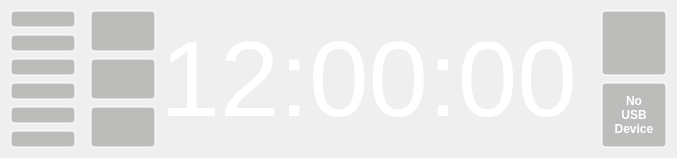
     <widget class="QWidget" name="oldmenuWidget" native="true">
      <property name="sizePolicy">
       <sizepolicy hsizetype="Expanding" vsizetype="Expanding">
        <horstretch>0</horstretch>
        <verstretch>0</verstretch>
       </sizepolicy>
      </property>
      <layout class="QHBoxLayout" name="horizontalLayout_2">
       <property name="spacing">
        <number>4</number>
       </property>
       <property name="leftMargin">
        <number>0</number>
       </property>
       <property name="topMargin">
        <number>0</number>
       </property>
       <property name="rightMargin">
        <number>0</number>
       </property>
       <property name="bottomMargin">
        <number>0</number>
       </property>
       <item>
        <layout class="QVBoxLayout" name="verticalLayout_8">
         <item>
          <layout class="QHBoxLayout" name="horizontalLayout_4">
           <item>
            <widget class="QWidget" name="buttonWidget" native="true">
             <property name="sizePolicy">
              <sizepolicy hsizetype="Fixed" vsizetype="Expanding">
               <horstretch>0</horstretch>
               <verstretch>0</verstretch>
              </sizepolicy>
             </property>
             <layout class="QVBoxLayout" name="verticalLayout_7">
              <property name="leftMargin">
               <number>10</number>
              </property>
              <property name="topMargin">
               <number>10</number>
              </property>
              <property name="rightMargin">
               <number>0</number>
              </property>
              <property name="bottomMargin">
               <number>10</number>
              </property>
              <item>
               <widget class="QPushButton" name="pushButtonSettings2">
                <property name="sizePolicy">
                 <sizepolicy hsizetype="Fixed" vsizetype="Expanding">
                  <horstretch>0</horstretch>
                  <verstretch>0</verstretch>
                 </sizepolicy>
                </property>
                <property name="minimumSize">
                 <size>
                  <width>66</width>
                  <height>0</height>
                 </size>
                </property>
                <property name="maximumSize">
                 <size>
                  <width>66</width>
                  <height>16777215</height>
                 </size>
                </property>
                <property name="styleSheet">
                 <string notr="true">background-color: rgba(136, 138, 133, 0.5);
border-radius: 4px;
border: 2px solid rgba(255,255,255,0.5);
outline: none;</string>
                </property>
                <property name="text">
                 <string/>
                </property>
                <property name="icon">
                 <iconset>
                  <normalon>:/settings-hot.png</normalon>
                 </iconset>
                </property>
                <property name="iconSize">
                 <size>
                  <width>50</width>
                  <height>50</height>
                 </size>
                </property>
               </widget>
              </item>
              <item>
               <widget class="QPushButton" name="pushButtonLock2">
                <property name="sizePolicy">
                 <sizepolicy hsizetype="Fixed" vsizetype="Expanding">
                  <horstretch>0</horstretch>
                  <verstretch>0</verstretch>
                 </sizepolicy>
                </property>
                <property name="minimumSize">
                 <size>
                  <width>66</width>
                  <height>0</height>
                 </size>
                </property>
                <property name="maximumSize">
                 <size>
                  <width>66</width>
                  <height>16777215</height>
                 </size>
                </property>
                <property name="styleSheet">
                 <string notr="true">background-color: rgba(136, 138, 133, 0.5);
border-radius: 4px;
border: 2px solid rgba(255,255,255,0.5);
outline: none;</string>
                </property>
                <property name="text">
                 <string/>
                </property>
                <property name="icon">
                 <iconset>
                  <normalon>:/lock-hot.png</normalon>
                 </iconset>
                </property>
                <property name="iconSize">
                 <size>
                  <width>50</width>
                  <height>50</height>
                 </size>
                </property>
               </widget>
              </item>
              <item>
               <widget class="QPushButton" name="pushButtonMusic2">
                <property name="sizePolicy">
                 <sizepolicy hsizetype="Fixed" vsizetype="Expanding">
                  <horstretch>0</horstretch>
                  <verstretch>0</verstretch>
                 </sizepolicy>
                </property>
                <property name="minimumSize">
                 <size>
                  <width>66</width>
                  <height>0</height>
                 </size>
                </property>
                <property name="maximumSize">
                 <size>
                  <width>66</width>
                  <height>16777215</height>
                 </size>
                </property>
                <property name="styleSheet">
                 <string notr="true">background-color: rgba(136, 138, 133, 0.5);
border-radius: 4px;
border: 2px solid rgba(255,255,255,0.5);
outline: none;</string>
                </property>
                <property name="text">
                 <string/>
                </property>
                <property name="icon">
                 <iconset>
                  <normalon>:/mp3-hot.png</normalon>
                 </iconset>
                </property>
                <property name="iconSize">
                 <size>
                  <width>50</width>
                  <height>50</height>
                 </size>
                </property>
               </widget>
              </item>
              <item>
               <widget class="QPushButton" name="pushButtonBrightness2">
                <property name="sizePolicy">
                 <sizepolicy hsizetype="Fixed" vsizetype="Expanding">
                  <horstretch>0</horstretch>
                  <verstretch>0</verstretch>
                 </sizepolicy>
                </property>
                <property name="minimumSize">
                 <size>
                  <width>66</width>
                  <height>0</height>
                 </size>
                </property>
                <property name="maximumSize">
                 <size>
                  <width>66</width>
                  <height>16777215</height>
                 </size>
                </property>
                <property name="styleSheet">
                 <string notr="true">background-color: rgba(136, 138, 133, 0.5);
border-radius: 4px;
border: 2px solid rgba(255,255,255,0.5);
outline: none;</string>
                </property>
                <property name="text">
                 <string/>
                </property>
                <property name="icon">
                 <iconset>
                  <normalon>:/brightness-hot.png</normalon>
                 </iconset>
                </property>
                <property name="iconSize">
                 <size>
                  <width>50</width>
                  <height>50</height>
                 </size>
                </property>
               </widget>
              </item>
              <item>
               <widget class="QPushButton" name="pushButtonToggleGUI2">
                <property name="sizePolicy">
                 <sizepolicy hsizetype="Fixed" vsizetype="Expanding">
                  <horstretch>0</horstretch>
                  <verstretch>0</verstretch>
                 </sizepolicy>
                </property>
                <property name="minimumSize">
                 <size>
                  <width>66</width>
                  <height>0</height>
                 </size>
                </property>
                <property name="maximumSize">
                 <size>
                  <width>66</width>
                  <height>16777215</height>
                 </size>
                </property>
                <property name="styleSheet">
                 <string notr="true">background-color: rgba(136, 138, 133, 0.5);
border-radius: 4px;
border: 2px solid rgba(255,255,255,0.5);
outline: none;</string>
                </property>
                <property name="text">
                 <string/>
                </property>
                <property name="icon">
                 <iconset>
                  <normalon>:/eye-hot.png</normalon>
                 </iconset>
                </property>
                <property name="iconSize">
                 <size>
                  <width>50</width>
                  <height>50</height>
                 </size>
                </property>
               </widget>
              </item>
              <item>
               <widget class="QPushButton" name="pushButtonExit2">
                <property name="sizePolicy">
                 <sizepolicy hsizetype="Fixed" vsizetype="Expanding">
                  <horstretch>0</horstretch>
                  <verstretch>0</verstretch>
                 </sizepolicy>
                </property>
                <property name="minimumSize">
                 <size>
                  <width>66</width>
                  <height>0</height>
                 </size>
                </property>
                <property name="maximumSize">
                 <size>
                  <width>66</width>
                  <height>16777215</height>
                 </size>
                </property>
                <property name="styleSheet">
                 <string notr="true">background-color: rgba(136, 138, 133, 0.5);
border-radius: 4px;
border: 2px solid rgba(255,255,255,0.5);
outline: none;</string>
                </property>
                <property name="text">
                 <string/>
                </property>
                <property name="icon">
                 <iconset>
                  <normalon>:/power-hot.png</normalon>
                 </iconset>
                </property>
                <property name="iconSize">
                 <size>
                  <width>50</width>
                  <height>50</height>
                 </size>
                </property>
               </widget>
              </item>
             </layout>
            </widget>
           </item>
           <item>
            <widget class="QWidget" name="exitWidget" native="true">
             <property name="sizePolicy">
              <sizepolicy hsizetype="Fixed" vsizetype="Expanding">
               <horstretch>0</horstretch>
               <verstretch>0</verstretch>
              </sizepolicy>
             </property>
             <layout class="QVBoxLayout" name="verticalLayout_9">
              <property name="leftMargin">
               <number>10</number>
              </property>
              <property name="topMargin">
               <number>10</number>
              </property>
              <property name="rightMargin">
               <number>0</number>
              </property>
              <property name="bottomMargin">
               <number>10</number>
              </property>
              <item>
               <widget class="QPushButton" name="pushButtonShutdown2">
                <property name="sizePolicy">
                 <sizepolicy hsizetype="Fixed" vsizetype="Expanding">
                  <horstretch>0</horstretch>
                  <verstretch>0</verstretch>
                 </sizepolicy>
                </property>
                <property name="minimumSize">
                 <size>
                  <width>66</width>
                  <height>0</height>
                 </size>
                </property>
                <property name="maximumSize">
                 <size>
                  <width>66</width>
                  <height>16777215</height>
                 </size>
                </property>
                <property name="styleSheet">
                 <string notr="true">background-color: rgba(136, 138, 133, 0.5);
border-radius: 4px;
border: 2px solid rgba(255,255,255,0.5);
                  </string>
                </property>
                <property name="text">
                 <string/>
                </property>
                <property name="icon">
                 <iconset>
                  <normalon>:/power-hot.png</normalon>
                 </iconset>
                </property>
                <property name="iconSize">
                 <size>
                  <width>50</width>
                  <height>50</height>
                 </size>
                </property>
               </widget>
              </item>
              <item>
               <widget class="QPushButton" name="pushButtonReboot2">
                <property name="sizePolicy">
                 <sizepolicy hsizetype="Fixed" vsizetype="Expanding">
                  <horstretch>0</horstretch>
                  <verstretch>0</verstretch>
                 </sizepolicy>
                </property>
                <property name="minimumSize">
                 <size>
                  <width>66</width>
                  <height>0</height>
                 </size>
                </property>
                <property name="maximumSize">
                 <size>
                  <width>66</width>
                  <height>16777215</height>
                 </size>
                </property>
                <property name="styleSheet">
                 <string notr="true">background-color: rgba(136, 138, 133, 0.5);
border-radius: 4px;
border: 2px solid rgba(255,255,255,0.5);
outline: none;</string>
                </property>
                <property name="text">
                 <string/>
                </property>
                <property name="icon">
                 <iconset>
                  <normalon>:/reboot-hot.png</normalon>
                 </iconset>
                </property>
                <property name="iconSize">
                 <size>
                  <width>50</width>
                  <height>50</height>
                 </size>
                </property>
               </widget>
              </item>
              <item>
               <widget class="QPushButton" name="pushButtonCancel2">
                <property name="sizePolicy">
                 <sizepolicy hsizetype="Fixed" vsizetype="Expanding">
                  <horstretch>0</horstretch>
                  <verstretch>0</verstretch>
                 </sizepolicy>
                </property>
                <property name="minimumSize">
                 <size>
                  <width>66</width>
                  <height>0</height>
                 </size>
                </property>
                <property name="maximumSize">
                 <size>
                  <width>66</width>
                  <height>16777215</height>
                 </size>
                </property>
                <property name="styleSheet">
                 <string notr="true">background-color: rgba(136, 138, 133, 0.5);
border-radius: 4px;
border: 2px solid rgba(255,255,255,0.5);
outline: none;</string>
                </property>
                <property name="text">
                 <string/>
                </property>
                <property name="icon">
                 <iconset>
                  <normalon>:/back-hot.png</normalon>
                 </iconset>
                </property>
                <property name="iconSize">
                 <size>
                  <width>50</width>
                  <height>50</height>
                 </size>
                </property>
               </widget>
              </item>
             </layout>
            </widget>
           </item>
           <item>
            <widget class="QLabel" name="bigClock">
             <property name="sizePolicy">
              <sizepolicy hsizetype="Expanding" vsizetype="Expanding">
               <horstretch>0</horstretch>
               <verstretch>0</verstretch>
              </sizepolicy>
             </property>
             <property name="font">
              <font>
               <pointsize>80</pointsize>
               <weight>50</weight>
               <bold>false</bold>
              </font>
             </property>
             <property name="styleSheet">
              <string notr="true">color: rgb(255, 255, 255);</string>
             </property>
             <property name="text">
              <string>12:00:00</string>
             </property>
             <property name="alignment">
              <set>Qt::AlignCenter</set>
             </property>
            </widget>
           </item>
           <item>
            <widget class="QLabel" name="oldmenuDummy">
             <property name="sizePolicy">
              <sizepolicy hsizetype="Expanding" vsizetype="Expanding">
               <horstretch>0</horstretch>
               <verstretch>0</verstretch>
              </sizepolicy>
             </property>
             <property name="text">
              <string/>
             </property>
            </widget>
           </item>
           <item>
            <widget class="QWidget" name="verticalWidget_2" native="true">
             <property name="sizePolicy">
              <sizepolicy hsizetype="Fixed" vsizetype="Expanding">
               <horstretch>0</horstretch>
               <verstretch>0</verstretch>
              </sizepolicy>
             </property>
             <layout class="QVBoxLayout" name="verticalLayout_6">
              <property name="topMargin">
               <number>10</number>
              </property>
              <property name="rightMargin">
               <number>10</number>
              </property>
              <property name="bottomMargin">
               <number>10</number>
              </property>
              <item>
               <widget class="QWidget" name="AAUSBWidget2" native="true">
                <property name="sizePolicy">
                 <sizepolicy hsizetype="Fixed" vsizetype="Expanding">
                  <horstretch>0</horstretch>
                  <verstretch>0</verstretch>
                 </sizepolicy>
                </property>
                <layout class="QVBoxLayout" name="verticalLayout_11">
                 <property name="leftMargin">
                  <number>0</number>
                 </property>
                 <property name="topMargin">
                  <number>0</number>
                 </property>
                 <property name="rightMargin">
                  <number>0</number>
                 </property>
                 <property name="bottomMargin">
                  <number>0</number>
                 </property>
                 <item>
                  <widget class="QPushButton" name="pushButtonAndroidAuto2">
                   <property name="sizePolicy">
                    <sizepolicy hsizetype="Fixed" vsizetype="Expanding">
                     <horstretch>0</horstretch>
                     <verstretch>0</verstretch>
                    </sizepolicy>
                   </property>
                   <property name="minimumSize">
                    <size>
                     <width>66</width>
                     <height>0</height>
                    </size>
                   </property>
                   <property name="maximumSize">
                    <size>
                     <width>66</width>
                     <height>16777215</height>
                    </size>
                   </property>
                   <property name="styleSheet">
                    <string notr="true">background-color: rgba(136, 138, 133, 0.5);
border-radius: 4px;
border: 2px solid rgba(255,255,255,0.5);
outline: none;</string>
                   </property>
                   <property name="text">
                    <string/>
                   </property>
                   <property name="icon">
                    <iconset>
                     <normalon>:/aausb-hot.png</normalon>
                    </iconset>
                   </property>
                   <property name="iconSize">
                    <size>
                     <width>50</width>
                     <height>50</height>
                    </size>
                   </property>
                  </widget>
                 </item>
                 <item>
                  <widget class="QPushButton" name="pushButtonNoDevice2">
                   <property name="sizePolicy">
                    <sizepolicy hsizetype="Fixed" vsizetype="Expanding">
                     <horstretch>0</horstretch>
                     <verstretch>0</verstretch>
                    </sizepolicy>
                   </property>
                   <property name="minimumSize">
                    <size>
                     <width>66</width>
                     <height>0</height>
                    </size>
                   </property>
                   <property name="maximumSize">
                    <size>
                     <width>66</width>
                     <height>16777215</height>
                    </size>
                   </property>
                   <property name="font">
                    <font>
                     <weight>75</weight>
                     <bold>true</bold>
                    </font>
                   </property>
                   <property name="styleSheet">
                    <string notr="true">background-color: rgba(136, 138, 133, 0.5);
color: rgb(255, 255, 255);
border-radius: 4px;
border: 2px solid rgba(255,255,255,0.5);
outline: none;</string>
                   </property>
                   <property name="text">
                    <string>No
USB
Device</string>
                   </property>
                  </widget>
                 </item>
                </layout>
               </widget>
              </item>
              <!-- <item>
               <widget class="QWidget" name="AAWIFIWidget2" native="true">
                <property name="sizePolicy">
                 <sizepolicy hsizetype="Fixed" vsizetype="Expanding">
                  <horstretch>0</horstretch>
                  <verstretch>0</verstretch>
                 </sizepolicy>
                </property>
                <layout class="QVBoxLayout" name="verticalLayout_12">
                 <property name="leftMargin">
                  <number>0</number>
                 </property>
                 <property name="topMargin">
                  <number>0</number>
                 </property>
                 <property name="rightMargin">
                  <number>0</number>
                 </property>
                 <property name="bottomMargin">
                  <number>0</number>
                 </property>
                 <item>
                  <widget class="QPushButton" name="pushButtonWifi2">
                   <property name="sizePolicy">
                    <sizepolicy hsizetype="Fixed" vsizetype="Expanding">
                     <horstretch>0</horstretch>
                     <verstretch>0</verstretch>
                    </sizepolicy>
                   </property>
                   <property name="minimumSize">
                    <size>
                     <width>66</width>
                     <height>0</height>
                    </size>
                   </property>
                   <property name="maximumSize">
                    <size>
                     <width>66</width>
                     <height>16777215</height>
                    </size>
                   </property>
                   <property name="styleSheet">
                    <string notr="true">background-color: rgba(136, 138, 133, 0.5);
border-radius: 4px;
border: 2px solid rgba(255,255,255,0.5);
outline: none;</string>
                   </property>
                   <property name="text">
                    <string/>
                   </property>
                   <property name="icon">
                    <iconset>
                     <normalon>:/aawifi-hot.png</normalon>
                    </iconset>
                   </property>
                   <property name="iconSize">
                    <size>
                     <width>50</width>
                     <height>50</height>
                    </size>
                   </property>
                  </widget>
                 </item> -->
                 <!-- <item>
                  <widget class="QPushButton" name="pushButtonNoWiFiDevice2">
                   <property name="sizePolicy">
                    <sizepolicy hsizetype="Fixed" vsizetype="Expanding">
                     <horstretch>0</horstretch>
                     <verstretch>0</verstretch>
                    </sizepolicy>
                   </property>
                   <property name="minimumSize">
                    <size>
                     <width>66</width>
                     <height>0</height>
                    </size>
                   </property>
                   <property name="maximumSize">
                    <size>
                     <width>66</width>
                     <height>16777215</height>
                    </size>
                   </property>
                   <property name="font">
                    <font>
                     <weight>75</weight>
                     <bold>true</bold>
                    </font>
                   </property>
                   <property name="styleSheet">
                    <string notr="true">background-color: rgba(136, 138, 133, 0.5);
color: rgb(255, 255, 255);
border-radius: 4px;
border: 2px solid rgba(255,255,255,0.5);
outline: none;</string>
                   </property>
                   <property name="text">
                    <string>No
WiFi
Device</string>
                   </property>
                  </widget>
                 </item>
                </layout>
               </widget>
              </item>
              <item>
               <widget class="QPushButton" name="pushButtonDay2">
                <property name="sizePolicy">
                 <sizepolicy hsizetype="Fixed" vsizetype="Expanding">
                  <horstretch>0</horstretch>
                  <verstretch>0</verstretch>
                 </sizepolicy>
                </property>
                <property name="minimumSize">
                 <size>
                  <width>66</width>
                  <height>0</height>
                 </size>
                </property>
                <property name="maximumSize">
                 <size>
                  <width>66</width>
                  <height>16777215</height>
                 </size>
                </property>
                <property name="styleSheet">
                 <string notr="true">background-color: rgba(136, 138, 133, 0.5);
border-radius: 4px;
border: 2px solid rgba(255,255,255,0.5);
outline: none;</string>
                </property>
                <property name="text">
                 <string/>
                </property>
                <property name="icon">
                 <iconset>
                  <normalon>:/day-hot.png</normalon>
                 </iconset>
                </property>
                <property name="iconSize">
                 <size>
                  <width>50</width>
                  <height>50</height>
                 </size>
                </property>
               </widget>
              </item>
              <item>
               <widget class="QPushButton" name="pushButtonNight2">
                <property name="sizePolicy">
                 <sizepolicy hsizetype="Fixed" vsizetype="Expanding">
                  <horstretch>0</horstretch>
                  <verstretch>0</verstretch>
                 </sizepolicy>
                </property>
                <property name="minimumSize">
                 <size>
                  <width>66</width>
                  <height>0</height>
                 </size>
                </property>
                <property name="maximumSize">
                 <size>
                  <width>66</width>
                  <height>16777215</height>
                 </size>
                </property>
                <property name="styleSheet">
                 <string notr="true">background-color: rgba(136, 138, 133, 0.5);
border-radius: 4px;
border: 2px solid rgba(255,255,255,0.5);
outline: none;</string>
                </property>
                <property name="text">
                 <string/>
                </property>
                <property name="icon">
                 <iconset>
                  <normalon>:/night-hot.png</normalon>
                 </iconset>
                </property>
                <property name="iconSize">
                 <size>
                  <width>50</width>
                  <height>50</height>
                 </size>
                </property>
               </widget>
              </item>
              <item>
               <widget class="QPushButton" name="pushButtonCameraShow2">
                <property name="sizePolicy">
                 <sizepolicy hsizetype="Fixed" vsizetype="Expanding">
                  <horstretch>0</horstretch>
                  <verstretch>0</verstretch>
                 </sizepolicy>
                </property>
                <property name="minimumSize">
                 <size>
                  <width>66</width>
                  <height>0</height>
                 </size>
                </property>
                <property name="maximumSize">
                 <size>
                  <width>66</width>
                  <height>16777215</height>
                 </size>
                </property>
                <property name="styleSheet">
                 <string notr="true">background-color: rgba(136, 138, 133, 0.5);
border-radius: 4px;
border: 2px solid rgba(255,255,255,0.5);
outline: none;</string>
                </property>
                <property name="text">
                 <string/>
                </property>
                <property name="icon">
                 <iconset>
                  <normalon>:/camera-hot.png</normalon>
                 </iconset>
                </property>
                <property name="iconSize">
                 <size>
                  <width>50</width>
                  <height>50</height>
                 </size>
                </property>
               </widget>
              </item>
              <item>
               <widget class="QPushButton" name="pushButtonVolume2">
                <property name="sizePolicy">
                 <sizepolicy hsizetype="Fixed" vsizetype="Expanding">
                  <horstretch>0</horstretch>
                  <verstretch>0</verstretch>
                 </sizepolicy>
                </property>
                <property name="minimumSize">
                 <size>
                  <width>66</width>
                  <height>0</height>
                 </size>
                </property>
                <property name="maximumSize">
                 <size>
                  <width>66</width>
                  <height>16777215</height>
                 </size>
                </property>
                <property name="styleSheet">
                 <string notr="true">background-color: rgba(136, 138, 133, 0.5);
border-radius: 4px;
border: 2px solid rgba(255,255,255,0.5);
outline: none;</string>
                </property>
                <property name="text">
                 <string/>
                </property>
                <property name="icon">
                 <iconset>
                  <normalon>:/volume-hot.png</normalon>
                 </iconset>
                </property>
                <property name="iconSize">
                 <size>
                  <width>50</width>
                  <height>50</height>
                 </size>
                </property>
               </widget>
              </item>
              <item>
               <widget class="QPushButton" name="pushButtonDebug2">
                <property name="sizePolicy">
                 <sizepolicy hsizetype="Fixed" vsizetype="Expanding">
                  <horstretch>0</horstretch>
                  <verstretch>0</verstretch>
                 </sizepolicy>
                </property>
                <property name="minimumSize">
                 <size>
                  <width>66</width>
                  <height>0</height>
                 </size>
                </property>
                <property name="maximumSize">
                 <size>
                  <width>66</width>
                  <height>16777215</height>
                 </size>
                </property>
                <property name="styleSheet">
                 <string notr="true">background-color: rgba(136, 138, 133, 0.5);
border-radius: 4px;
border: 2px solid rgba(255,255,255,0.5);
outline: none;</string>
                </property>
                <property name="text">
                 <string/>
                </property>
                <property name="icon">
                 <iconset>
                  <normalon>:/bug-hot.png</normalon>
                 </iconset>
                </property>
                <property name="iconSize">
                 <size>
                  <width>50</width>
                  <height>50</height>
                 </size>
                </property>
               </widget>
              </item>-->
             </layout>
            </widget>
           </item>
          </layout>
         </item>
        </layout>
       </item>
      </layout>
     </widget>
